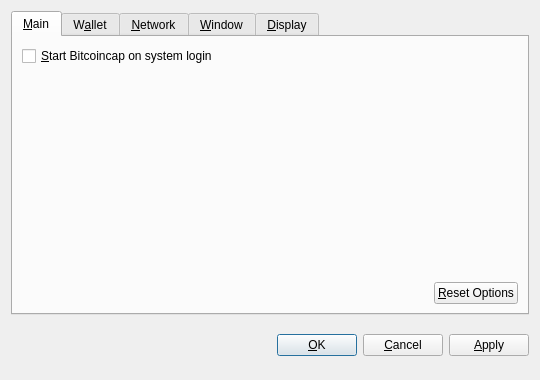
<?xml version="1.0" encoding="UTF-8"?>
<ui version="4.0">
 <class>OptionsDialog</class>
 <widget class="QDialog" name="OptionsDialog">
  <property name="geometry">
   <rect>
    <x>0</x>
    <y>0</y>
    <width>540</width>
    <height>380</height>
   </rect>
  </property>
  <property name="windowTitle">
   <string>Options</string>
  </property>
  <property name="modal">
   <bool>true</bool>
  </property>
  <layout class="QVBoxLayout" name="verticalLayout">
   <item>
    <widget class="QTabWidget" name="tabWidget">
     <property name="tabPosition">
      <enum>QTabWidget::North</enum>
     </property>
     <property name="currentIndex">
      <number>0</number>
     </property>
     <widget class="QWidget" name="tabMain">
      <attribute name="title">
       <string>&amp;Main</string>
      </attribute>
      <layout class="QVBoxLayout" name="verticalLayout_Main">
       <item>
        <widget class="QCheckBox" name="bitcoinAtStartup">
         <property name="toolTip">
          <string>Automatically start Bitcoincap after logging in to the system.</string>
         </property>
         <property name="text">
          <string>&amp;Start Bitcoincap on system login</string>
         </property>
        </widget>
       </item>
       <item>
        <spacer name="verticalSpacer_Main">
         <property name="orientation">
          <enum>Qt::Vertical</enum>
         </property>
         <property name="sizeHint" stdset="0">
          <size>
           <width>20</width>
           <height>40</height>
          </size>
         </property>
        </spacer>
       </item>
       <item>
        <layout class="QHBoxLayout" name="horizontalLayout_2_Main">
         <item>
          <spacer name="horizontalSpacer_2_Main">
           <property name="orientation">
            <enum>Qt::Horizontal</enum>
           </property>
           <property name="sizeHint" stdset="0">
            <size>
             <width>40</width>
             <height>20</height>
            </size>
           </property>
          </spacer>
         </item>
         <item>
          <widget class="QPushButton" name="resetButton">
           <property name="toolTip">
            <string>Reset all client options to default.</string>
           </property>
           <property name="text">
            <string>&amp;Reset Options</string>
           </property>
           <property name="autoDefault">
            <bool>false</bool>
           </property>
          </widget>
         </item>
        </layout>
       </item>
      </layout>
     </widget>
     <widget class="QWidget" name="tabWallet">
      <attribute name="title">
       <string>W&amp;allet</string>
      </attribute>
      <layout class="QVBoxLayout" name="verticalLayout_Network">
       <item>
        <widget class="QLabel" name="transactionFeeInfoLabel">
         <property name="text">
          <string>Optional transaction fee per kB that helps make sure your transactions are processed quickly. Most transactions are 1 kB.</string>
         </property>
         <property name="textFormat">
          <enum>Qt::PlainText</enum>
         </property>
         <property name="wordWrap">
          <bool>true</bool>
         </property>
        </widget>
       </item>
       <item>
        <layout class="QHBoxLayout" name="horizontalLayout_1_Main">
         <item>
          <widget class="QLabel" name="transactionFeeLabel">
           <property name="text">
            <string>Pay transaction &amp;fee</string>
           </property>
           <property name="textFormat">
            <enum>Qt::PlainText</enum>
           </property>
           <property name="buddy">
            <cstring>transactionFee</cstring>
           </property>
          </widget>
         </item>
         <item>
          <widget class="BitcoinAmountField" name="transactionFee"/>
         </item>
         <item>
          <spacer name="horizontalSpacer_1_Main">
           <property name="orientation">
            <enum>Qt::Horizontal</enum>
           </property>
           <property name="sizeHint" stdset="0">
            <size>
             <width>40</width>
             <height>20</height>
            </size>
           </property>
          </spacer>
         </item>
        </layout>
       </item>
       <item>
        <widget class="QLabel" name="label">
         <property name="text">
          <string>If you disable the spending of unconfirmed change, the change from a transaction cannot be used until that transaction has at least one confirmation. This also affects how your balance is computed.</string>
         </property>
         <property name="wordWrap">
          <bool>true</bool>
         </property>
        </widget>
       </item>
       <item>
        <widget class="QCheckBox" name="spendZeroConfChange">
         <property name="text">
          <string>Spend unconfirmed change  (experts only)</string>
         </property>
        </widget>
       </item>
       <item>
        <spacer name="verticalSpacer">
         <property name="orientation">
          <enum>Qt::Vertical</enum>
         </property>
         <property name="sizeHint" stdset="0">
          <size>
           <width>20</width>
           <height>40</height>
          </size>
         </property>
        </spacer>
       </item>
      </layout>
     </widget>
     <widget class="QWidget" name="tabNetwork">
      <attribute name="title">
       <string>&amp;Network</string>
      </attribute>
      <layout class="QVBoxLayout" name="verticalLayout_Network">
       <item>
        <widget class="QCheckBox" name="mapPortUpnp">
         <property name="toolTip">
          <string>Automatically open the Bitcoincap client port on the router. This only works when your router supports UPnP and it is enabled.</string>
         </property>
         <property name="text">
          <string>Map port using &amp;UPnP</string>
         </property>
        </widget>
       </item>
       <item>
        <widget class="QCheckBox" name="connectSocks">
         <property name="toolTip">
          <string>Connect to the Bitcoincap network through a SOCKS proxy (e.g. when connecting through Tor).</string>
         </property>
         <property name="text">
          <string>&amp;Connect through SOCKS proxy:</string>
         </property>
        </widget>
       </item>
       <item>
        <layout class="QHBoxLayout" name="horizontalLayout_Network">
         <item>
          <widget class="QLabel" name="proxyIpLabel">
           <property name="text">
            <string>Proxy &amp;IP:</string>
           </property>
           <property name="textFormat">
            <enum>Qt::PlainText</enum>
           </property>
           <property name="buddy">
            <cstring>proxyIp</cstring>
           </property>
          </widget>
         </item>
         <item>
          <widget class="QValidatedLineEdit" name="proxyIp">
           <property name="maximumSize">
            <size>
             <width>140</width>
             <height>16777215</height>
            </size>
           </property>
           <property name="toolTip">
            <string>IP address of the proxy (e.g. 127.0.0.1)</string>
           </property>
          </widget>
         </item>
         <item>
          <widget class="QLabel" name="proxyPortLabel">
           <property name="text">
            <string>&amp;Port:</string>
           </property>
           <property name="textFormat">
            <enum>Qt::PlainText</enum>
           </property>
           <property name="buddy">
            <cstring>proxyPort</cstring>
           </property>
          </widget>
         </item>
         <item>
          <widget class="QLineEdit" name="proxyPort">
           <property name="maximumSize">
            <size>
             <width>55</width>
             <height>16777215</height>
            </size>
           </property>
           <property name="toolTip">
            <string>Port of the proxy (e.g. 9050)</string>
           </property>
          </widget>
         </item>
         <item>
          <widget class="QLabel" name="socksVersionLabel">
           <property name="text">
            <string>SOCKS &amp;Version:</string>
           </property>
           <property name="textFormat">
            <enum>Qt::PlainText</enum>
           </property>
           <property name="buddy">
            <cstring>socksVersion</cstring>
           </property>
          </widget>
         </item>
         <item>
          <widget class="QValueComboBox" name="socksVersion">
           <property name="toolTip">
            <string>SOCKS version of the proxy (e.g. 5)</string>
           </property>
          </widget>
         </item>
         <item>
          <spacer name="horizontalSpacer_Network">
           <property name="orientation">
            <enum>Qt::Horizontal</enum>
           </property>
           <property name="sizeHint" stdset="0">
            <size>
             <width>40</width>
             <height>20</height>
            </size>
           </property>
          </spacer>
         </item>
        </layout>
       </item>
       <item>
        <spacer name="verticalSpacer_Network">
         <property name="orientation">
          <enum>Qt::Vertical</enum>
         </property>
         <property name="sizeHint" stdset="0">
          <size>
           <width>20</width>
           <height>40</height>
          </size>
         </property>
        </spacer>
       </item>
      </layout>
     </widget>
     <widget class="QWidget" name="tabWindow">
      <attribute name="title">
       <string>&amp;Window</string>
      </attribute>
      <layout class="QVBoxLayout" name="verticalLayout_Window">
       <item>
        <widget class="QCheckBox" name="minimizeToTray">
         <property name="toolTip">
          <string>Show only a tray icon after minimizing the window.</string>
         </property>
         <property name="text">
          <string>&amp;Minimize to the tray instead of the taskbar</string>
         </property>
        </widget>
       </item>
       <item>
        <widget class="QCheckBox" name="minimizeOnClose">
         <property name="toolTip">
          <string>Minimize instead of exit the application when the window is closed. When this option is enabled, the application will be closed only after selecting Quit in the menu.</string>
         </property>
         <property name="text">
          <string>M&amp;inimize on close</string>
         </property>
        </widget>
       </item>
       <item>
        <spacer name="verticalSpacer_Window">
         <property name="orientation">
          <enum>Qt::Vertical</enum>
         </property>
         <property name="sizeHint" stdset="0">
          <size>
           <width>20</width>
           <height>40</height>
          </size>
         </property>
        </spacer>
       </item>
      </layout>
     </widget>
     <widget class="QWidget" name="tabDisplay">
      <attribute name="title">
       <string>&amp;Display</string>
      </attribute>
      <layout class="QVBoxLayout" name="verticalLayout_Display">
       <item>
        <layout class="QHBoxLayout" name="horizontalLayout_1_Display">
         <item>
          <widget class="QLabel" name="langLabel">
           <property name="text">
            <string>User Interface &amp;language:</string>
           </property>
           <property name="textFormat">
            <enum>Qt::PlainText</enum>
           </property>
           <property name="buddy">
            <cstring>lang</cstring>
           </property>
          </widget>
         </item>
         <item>
          <widget class="QValueComboBox" name="lang">
           <property name="toolTip">
            <string>The user interface language can be set here. This setting will take effect after restarting Bitcoincap.</string>
           </property>
          </widget>
         </item>
        </layout>
       </item>
       <item>
        <layout class="QHBoxLayout" name="horizontalLayout_2_Display">
         <item>
          <widget class="QLabel" name="unitLabel">
           <property name="text">
            <string>&amp;Unit to show amounts in:</string>
           </property>
           <property name="textFormat">
            <enum>Qt::PlainText</enum>
           </property>
           <property name="buddy">
            <cstring>unit</cstring>
           </property>
          </widget>
         </item>
         <item>
          <widget class="QValueComboBox" name="unit">
           <property name="toolTip">
            <string>Choose the default subdivision unit to show in the interface and when sending coins.</string>
           </property>
          </widget>
         </item>
        </layout>
       </item>
       <item>
        <widget class="QCheckBox" name="displayAddresses">
         <property name="toolTip">
          <string>Whether to show Bitcoincap addresses in the transaction list or not.</string>
         </property>
         <property name="text">
          <string>&amp;Display addresses in transaction list</string>
         </property>
        </widget>
       </item>
       <item>
        <widget class="QCheckBox" name="coinControlFeatures">
         <property name="toolTip">
          <string>Whether to show coin control features or not.</string>
         </property>
         <property name="text">
          <string>Display coin &amp;control features (experts only!)</string>
         </property>
        </widget>
       </item>
       <item>
        <spacer name="verticalSpacer_Display">
         <property name="orientation">
          <enum>Qt::Vertical</enum>
         </property>
         <property name="sizeHint" stdset="0">
          <size>
           <width>20</width>
           <height>40</height>
          </size>
         </property>
        </spacer>
       </item>
      </layout>
     </widget>
    </widget>
   </item>
   <item>
    <layout class="QHBoxLayout" name="horizontalLayout_Buttons">
     <item>
      <spacer name="horizontalSpacer_1">
       <property name="orientation">
        <enum>Qt::Horizontal</enum>
       </property>
       <property name="sizeHint" stdset="0">
        <size>
         <width>40</width>
         <height>48</height>
        </size>
       </property>
      </spacer>
     </item>
     <item>
      <widget class="QLabel" name="statusLabel">
       <property name="font">
        <font>
         <weight>75</weight>
         <bold>true</bold>
        </font>
       </property>
       <property name="text">
        <string/>
       </property>
       <property name="textFormat">
        <enum>Qt::PlainText</enum>
       </property>
       <property name="wordWrap">
        <bool>true</bool>
       </property>
      </widget>
     </item>
     <item>
      <spacer name="horizontalSpacer_2">
       <property name="orientation">
        <enum>Qt::Horizontal</enum>
       </property>
       <property name="sizeHint" stdset="0">
        <size>
         <width>40</width>
         <height>48</height>
        </size>
       </property>
      </spacer>
     </item>
     <item>
      <widget class="QPushButton" name="okButton">
       <property name="text">
        <string>&amp;OK</string>
       </property>
      </widget>
     </item>
     <item>
      <widget class="QPushButton" name="cancelButton">
       <property name="text">
        <string>&amp;Cancel</string>
       </property>
       <property name="autoDefault">
        <bool>false</bool>
       </property>
      </widget>
     </item>
     <item>
      <widget class="QPushButton" name="applyButton">
       <property name="text">
        <string>&amp;Apply</string>
       </property>
       <property name="autoDefault">
        <bool>false</bool>
       </property>
      </widget>
     </item>
    </layout>
   </item>
  </layout>
 </widget>
 <customwidgets>
  <customwidget>
   <class>BitcoinAmountField</class>
   <extends>QSpinBox</extends>
   <header>bitcoinamountfield.h</header>
  </customwidget>
  <customwidget>
   <class>QValueComboBox</class>
   <extends>QComboBox</extends>
   <header>qvaluecombobox.h</header>
  </customwidget>
  <customwidget>
   <class>QValidatedLineEdit</class>
   <extends>QLineEdit</extends>
   <header>qvalidatedlineedit.h</header>
  </customwidget>
 </customwidgets>
 <resources/>
 <connections/>
</ui>
